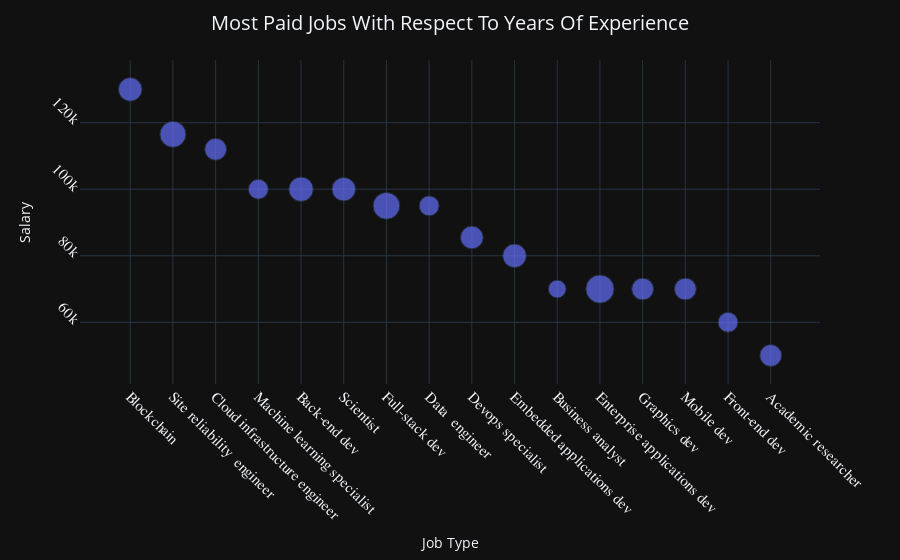

Notebook source saved alongside this figure:
### Code cell
create_jobs_salaries_chart()

### Figure 1 — Plotly figure (JSON) as saved in the notebook; plotly's stock layout.template omitted (floating-point values rounded to 4 significant figures)
{"data": [{"hovertemplate": "x=%{x}<br>y=%{y}<br>size=%{marker.size}<extra></extra>", "legendgroup": "", "marker": {"color": "#636efa", "size": [7.0, 8.5, 6.0, 5.0, 7.5, 7.0, 9.0, 5.0, 6.5, 7.0, 4.0, 10.0, 6.0, 6.0, 5.0, 6.0], "sizemode": "area", "sizeref": 0.025, "symbol": "circle"}, "mode": "markers", "name": "", "orientation": "v", "showlegend": false, "x": ["Blockchain", "Engineer_site reliability", "Cloud infrastructure engineer", "Data scientist or machine learning specialist", "Developer_back-end", "Scientist", "Developer_full-stack", "Engineer_data", "DevOps specialist", "Developer_embedded applications or devices", "Data or business analyst", "Developer_desktop or enterprise applications", "Developer_game or graphics", "Developer_mobile", "Developer_front-end", "Academic researcher"], "xaxis": "x", "y": [130000.0, 116500.0, 112000.0, 100000.0, 100000.0, 100000.0, 95000.0, 95000.0, 85500.0, 80000.0, 70000.0, 70000.0, 70000.0, 70000.0, 60000.0, 50000.0], "yaxis": "y", "type": "scatter"}], "layout": {"xaxis": {"anchor": "y", "domain": [0.0, 1.0], "title": {"text": "Job Type"}, "tickfont": {"family": "Rockwell", "size": 15}, "tickmode": "array", "tickvals": [0, 1, 2, 3, 4, 5, 6, 7, 8, 9, 10, 11, 12, 13, 14, 15], "ticktext": ["Blockchain", "Site reliability  engineer", "Cloud infrastructure engineer", "Machine learning specialist", "Back-end dev", "Scientist", "Full-stack dev", "Data  engineer", "Devops specialist", "Embedded applications dev", "Business analyst", "Enterprise applications dev", "Graphics dev", "Mobile dev", "Front-end dev", "Academic researcher"], "tickangle": 45}, "yaxis": {"anchor": "x", "domain": [0.0, 1.0], "title": {"text": "Salary"}, "tickfont": {"family": "Rockwell", "size": 15}, "tickangle": 45}, "legend": {"tracegroupgap": 0, "itemsizing": "constant"}, "margin": {"t": 60}, "title": {"font": {"size": 20}, "text": "Most Paid Jobs With Respect To Years Of Experience", "x": 0.5}}}
